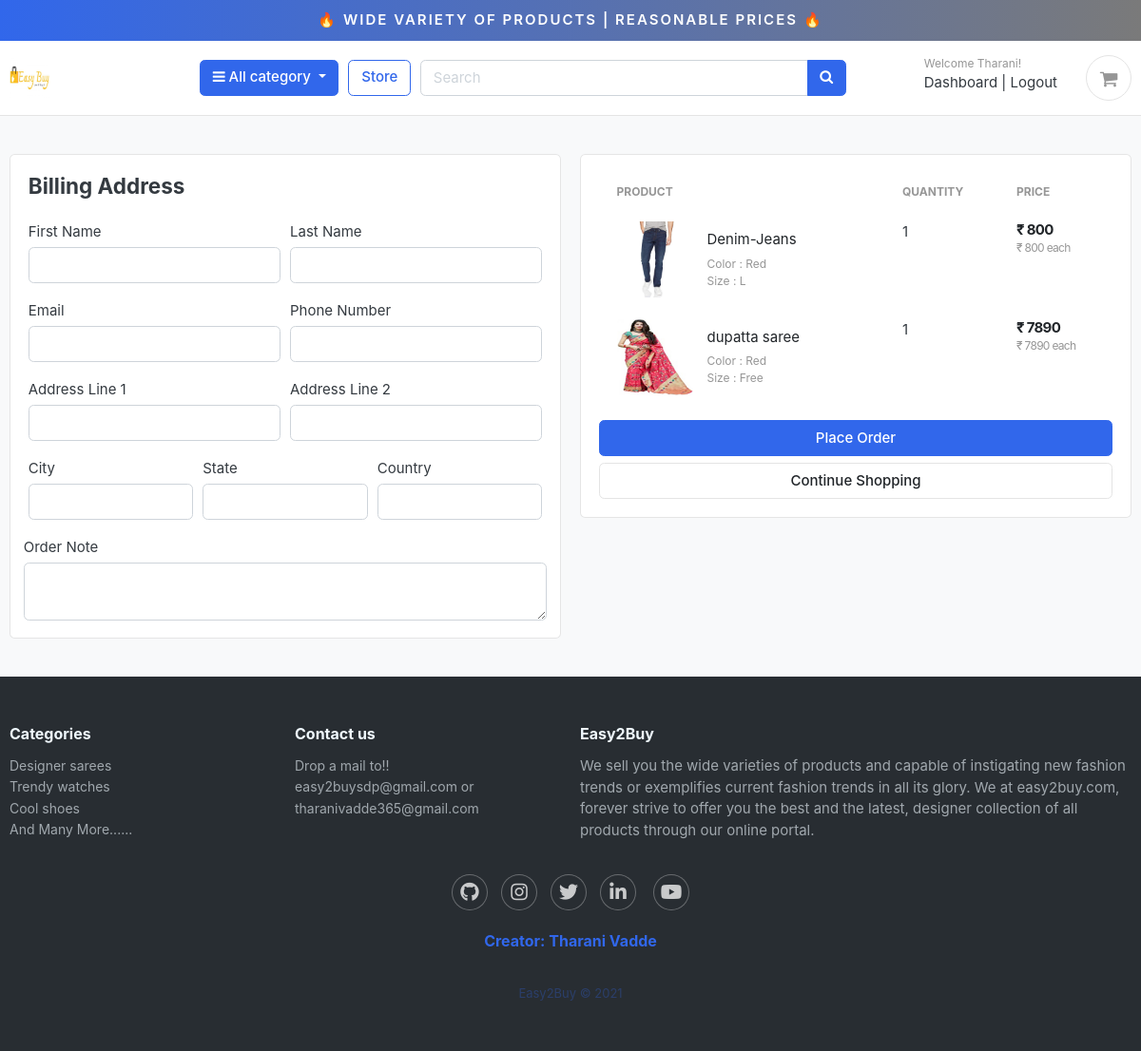
Page /carts/checkout/ (signed in) on the committed database.
### accounts/models.py (models this page shows, shortened)
class Account(AbstractBaseUser):
    first_name      = models.CharField(max_length=50)
    last_name       = models.CharField(max_length=50)
    username        = models.CharField(max_length=50, unique=True)
    email           = models.EmailField(max_length=100, unique=True)
    phone_number    = models.CharField(max_length=50)
    date_joined     = models.DateTimeField(auto_now_add=True)
    last_login      = models.DateTimeField(auto_now_add=True)
    is_admin        = models.BooleanField(default=False)
    is_staff        = models.BooleanField(default=False)
    is_active        = models.BooleanField(default=False)
    is_superadmin        = models.BooleanField(default=False)
    USERNAME_FIELD = 'email'
    REQUIRED_FIELDS = ['username', 'first_name', 'last_name']
    objects = MyAccountManager()

### carts/models.py (models this page shows, shortened)
class CartItem(models.Model):
    user = models.ForeignKey(Account, on_delete=models.CASCADE, null=True)
    product = models.ForeignKey(Product, on_delete=models.CASCADE)
    variations = models.ManyToManyField(Variation, blank=True)
    cart    = models.ForeignKey(Cart, on_delete=models.CASCADE, null=True)
    quantity = models.IntegerField()
    is_active = models.BooleanField(default=True)
    def sub_total(self):
        return self.product.price * self.quantity

### store/models.py (models this page shows, shortened)
class Product(models.Model):
    product_name    = models.CharField(max_length=200, unique=True)
    slug            = models.SlugField(max_length=200, unique=True)
    description     = models.TextField(max_length=500, blank=True)
    price           = models.IntegerField()
    images          = models.ImageField(upload_to='photos/products')
    stock           = models.IntegerField()
    is_available    = models.BooleanField(default=True)
    category        = models.ForeignKey(Category, on_delete=models.CASCADE)
    created_date    = models.DateTimeField(auto_now_add=True)
    modified_date   = models.DateTimeField(auto_now=True)
    def get_url(self):
        return reverse('product_detail', args=[self.category.slug, self.slug])

class Variation(models.Model):
    product = models.ForeignKey(Product, on_delete=models.CASCADE)
    variation_category = models.CharField(max_length=100, choices=variation_category_choice)
    variation_value     = models.CharField(max_length=100)
    is_active           = models.BooleanField(default=True)
    created_date        = models.DateTimeField(auto_now=True)
    objects = VariationManager()

### carts/views.py (the view)
# urls.py: path('checkout/', views.checkout, name='checkout'),
@login_required(login_url='login')
def checkout(request, total=0, quantity=0, cart_items=None):
    try:
        tax = 0
        grand_total = 0
        if request.user.is_authenticated:
            cart_items = CartItem.objects.filter(user=request.user, is_active=True)
        else:
            cart = Cart.objects.get(cart_id=_cart_id(request))
            cart_items = CartItem.objects.filter(cart=cart, is_active=True)
        for cart_item in cart_items:
            total += (cart_item.product.price * cart_item.quantity)
            quantity += cart_item.quantity
        tax = (2 * total)/100
        grand_total = total + tax
    except ObjectDoesNotExist:
        pass #just ignore
    context = {
        'total': total,
        'quantity': quantity,
        'cart_items': cart_items,
        'tax'       : tax,
        'grand_total': grand_total,
    }
    return render(request, 'store/checkout.html', context)

### category/context_processors.py (called while the page is built)
def menu_links(request):
    links = Category.objects.all()
    return dict(links=links)

### category/models.py (called while the page is built)
    def get_url(self):
            return reverse('products_by_category', args=[self.slug])

### templates/store/checkout.html (shortened to what this page needs)
{% extends 'base.html' %}
{% load static %}
{% block content %}
<section class="section-content padding-y bg">
  <div class="container">
    <div class="row">
      <aside class="col-lg-6">
        <div class="card">
          <div class="card-body">
            <h4 class="card-title mb-4">Billing Address</h4>
            <form action="{% url 'place_order' %}" method="POST">
              <div class="form-row">
                <div class="col form-group">
                  <label for="">First Name</label>
                  <input type="text" name="first_name" class="form-control" required>
                </div>
                <div class="col form-group">
                  <label for="">Last Name</label>
                  <input type="text" name="last_name" class="form-control" required>
                </div>
              </div>
              <div class="form-row">
                <div class="col form-group">
                  <label for="">Email</label>
                  <input type="email" name="email" class="form-control" required>
                </div>
                <div class="col form-group">
                  <label for="">Phone Number</label>
                  <input type="text" name="phone" class="form-control" required>
                </div>
              </div>
              <div class="form-row">
                <div class="col form-group">
                  <label for="">Address Line 1</label>
                  <input type="text" name="address_line_1" class="form-control" required>
                </div>
                <div class="col form-group">
                  <label for="">Address Line 2</label>
                  <input type="text" name="address_line_2" class="form-control">
                </div>
              </div>
              <div class="form-row">
                <div class="col form-group">
                  <label for="">City</label>
                  <input type="text" name="city" class="form-control" required>
                </div>
                <div class="col form-group">
                  <label for="">State</label>
                  <input type="text" name="state" class="form-control" required>
                </div>
                <div class="col form-group">
                  <label for="">Country</label>
                  <input type="text" name="country" class="form-control" required>
                </div>
              </div>
              <div class="form-row">
                <label for="">Order Note</label>
                <textarea name="order_note" rows="2" class="form-control"></textarea>
              </div>
          </div>
        </div>
      </aside>
      <aside class="col-lg-6">
        <div class="card">
          <div class="card-body">
            <table class="table table-borderless table-shopping-cart">
              <thead class="text-muted">
                <tr class="small text-uppercase">
                  <th scope="col">Product</th>
                  <th scope="col" width="120">Quantity</th>
                  <th scope="col" width="120">Price</th>
                </tr>
              </thead>
              <tbody>
                {% for cart_item in cart_items %}
                <tr>
                  <td>
                    <figure class="itemside align-items-center">
                      <div class="aside"><img src="{{ cart_item.product.images.url }}" class="img-sm"></div>
                      <figcaption class="info">
                        <a href="{{ cart_item.product.get_url }}" class="title text-dark">
                          {{cart_item.product.product_name }}</a>
                        <p class="text-muted small">
                          {% if cart_item.variations.all %}
                          {% for item in cart_item.variations.all %}
                          {{ item.variation_category | capfirst }} : {{ item.variation_value | capfirst }} <br>
                          {% endfor %}
                          {% endif %}
                        </p>
                      </figcaption>
                    </figure>
                  </td>
                  <td>
                    <label for="">{{cart_item.quantity}}</label>
                  </td>
                  <td>
                    <div class="price-wrap">
                      <var class="price">₹ {{ cart_item.sub_total }}</var>
                      <small class="text-muted"> ₹ {{ cart_item.product.price }} each </small>
                    </div>
                  </td>
                </tr>
                {% endfor %}
              </tbody>
            </table>
            <button type="submit" name="submit" class="btn btn-primary btn-block">Place Order</button>
            <a href="{% url 'store' %}" class="btn btn-light btn-block">Continue Shopping</a>
          </div>
        </div>
      </aside>
    </div>
  </div>
</section>
{% endblock %}

### templates/includes/navbar.html (shortened to what this page needs)
{% load static %}
<div class="container-fluid" style="text-align:center;background-image: linear-gradient(to right, #3167EB , #7A7A7A);padding:10px;font-weight: 600;position:sticky;top:0;z-index:999;">
<a href="" style="color: white;text-transform: uppercase;letter-spacing: 2px;"><span>&#x1F525</span> Wide Variety Of Products | Reasonable Prices <span>&#x1F525</span></a>
</div>
<header class="section-header">
<section class="header-main border-bottom">
  <div class="container">
<div class="row align-items-center">
  <div class="col-lg-2 col-md-3 col-6">
    <a href="{% url 'home' %}" class="brand-wrap">
      <img class="logo" src="{% static './images/logo.jpg' %}">
    </a>
  </div>
  <div class="col-lg col-sm col-md col-6 flex-grow-0">
    <div class="category-wrap dropdown d-inline-block float-right">
      <button type="button" class="btn btn-primary dropdown-toggle" data-toggle="dropdown">
        <i class="fa fa-bars"></i> All category
      </button>
    </div>
  </div>
  <a href="{% url 'store' %}" class="btn btn-outline-primary">Store</a>
  <div class="col-lg  col-md-6 col-sm-12 col">
    <form action="{% url 'search' %}" class="search" method='GET'>
      <div class="input-group w-100">
          <input type="text" class="form-control" style="width:60%;" placeholder="Search" name="keyword" required>
          <div class="input-group-append">
            <button class="btn btn-primary" type="submit">
              <i class="fa fa-search"></i>
            </button>
          </div>
        </div>
    </form>
  </div>
  <div class="col-lg-3 col-sm-6 col-8 order-2 order-lg-3">
        <div class="d-flex justify-content-end mb-3 mb-lg-0">
          {% if user.id is None %}
          <div class="widget-header">
            <small class="title text-muted">Welcome guest!</small>
            <div>
              <a href="{% url 'login' %}">Sign in</a> <span class="dark-transp"> | </span>
              <a href="{% url 'register' %}"> Register</a>
            </div>
          </div>
          {% else %}
          <div class="widget-header">
            <small class="title text-muted">Welcome {{user.first_name}}!</small>
            <div>
              <a href="{% url 'dashboard' %}">Dashboard</a> <span class="dark-transp"> | </span>
              <a href="{% url 'logout' %}"> Logout</a>
            </div>
          </div>
          {% endif %}
          <a href="{% url 'cart' %}" class="widget-header pl-3 ml-3">
            <div class="icon icon-sm rounded-circle border"><i class="fa fa-shopping-cart"></i></div>
          </a>
        </div>
      </div>
</div>
  </div>
</section>
</header>

### myecommerce/static/css/ui.css (style rules this page uses)
html { font-family: "Inter", sans-serif; font-size: 15px; }
.price-wrap { letter-spacing: -0.7px; }
.icon-xs, .icon-sm, .icon-md, .icon-lg { display: inline-block; text-align: center; flex-shrink: 0; flex-grow: 0; }
.icon-sm { width: 48px; height: 48px; line-height: 48px !important; font-size: 20px; }
.img-xs, .img-sm, .img-md, .img-lg { -o-object-fit: cover; object-fit: cover; flex-shrink: 0; flex-grow: 0; }
.img-sm { width: 80px; height: 80px; }
.padding-y { padding-top: 40px; padding-bottom: 40px; }
var { font-style: normal; }
figure { margin-bottom: 0; }
article:after, .form-group:after { display: block; clear: both; content: ""; }
.bg { background-color: #f8f9fa; }
p:last-child { margin-bottom: 0; }
.header-main { position: relative; padding-top: 1rem; padding-bottom: 1rem; }
.brand-wrap .logo, .navbar-brand .logo { margin-right: 7px; max-height: 42px; display: inline-block; }
.widget-header { display: inline-block; vertical-align: middle; position: relative; }
.widget-header a { color: #343a40; }
.widget-header i { color: #969696; }
.widget-header .title { display: block; }
.btn-light { background-color: #fff; border-color: #e4e4e4; }
.itemside { position: relative; display: flex; width: 100%; }
.itemside .aside { position: relative; flex-shrink: 0; }
.itemside .info { padding-left: 15px; padding-right: 7px; }
.itemside p { margin-bottom: 0; }
.itemside .title { display: block; margin-bottom: 5px; color: #212529; }
.price { font-weight: 600; color: #212529; }
.table-shopping-cart.table td, .table-shopping-cart.table th { padding-left: 1.25rem; padding-right: 1.25rem; }
.table-shopping-cart .price-wrap { line-height: 1.2; }
.table-shopping-cart .price { font-weight: bold; margin-right: 5px; display: block; }

### rows in the picture
Account: first_name "Tharani"
CartItem: product.images (picture), product.product_name "Denim-Jeans", quantity "1", sub_total "800", product.price "800"
Variation: variation_category "Color", variation_value "Red"
Variation: variation_category "Size", variation_value "L"
CartItem: product.images (picture), product.product_name "dupatta saree", quantity "1", sub_total "7890", product.price "7890"
Variation: variation_category "Color", variation_value "Red"
Variation: variation_category "Size", variation_value "Free"
